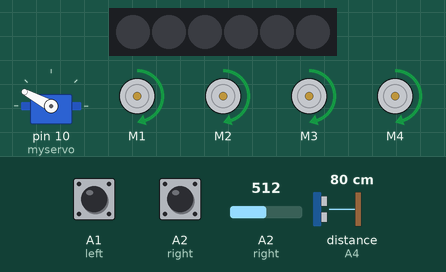
This sketch was run on a simulated Arduino Uno, built with avr-gcc and run on an emulated ATmega328P. Shown: 6 RGB LEDs in strip order, left to right, servo, 4 × DC motor (green arrow = forward, orange = backward, longer = faster). Inputs (shaded band) come from the test bench; at power-on: distance to the obstacle (sensor on A4) 80 cm, A1 (left) HIGH, A2 (right) HIGH, A2 (right) = 512. The echo pulse lasts 58.3 µs per cm.

Above: at 3.7 s.
3.8 s: distance to the obstacle (sensor on A4) set to 22 cm
5.3 s: distance to the obstacle (sensor on A4) set to 19 cm
At 5.9 s:
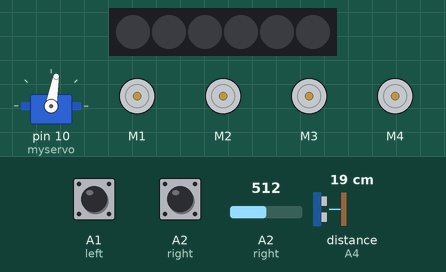
At 8.8 s:
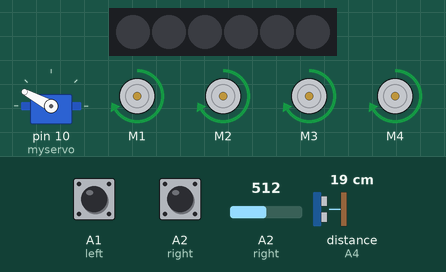
10.7 s: distance to the obstacle (sensor on A4) set to 35 cm
12.2 s: A1 (left) pulled LOW for 3.2 s
16.9 s: A2 (right) pulled LOW for 0.15 s
At 17.5 s:
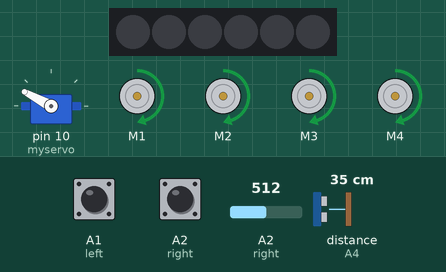
18.5 s: A2 (right) pulled LOW for 3.2 s
At 18.8 s:
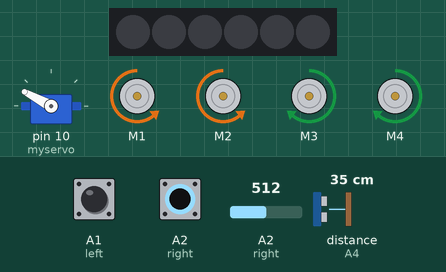
Timing chart, 0 to 23.2 s (numbered marks = the images above; inputs shaded):
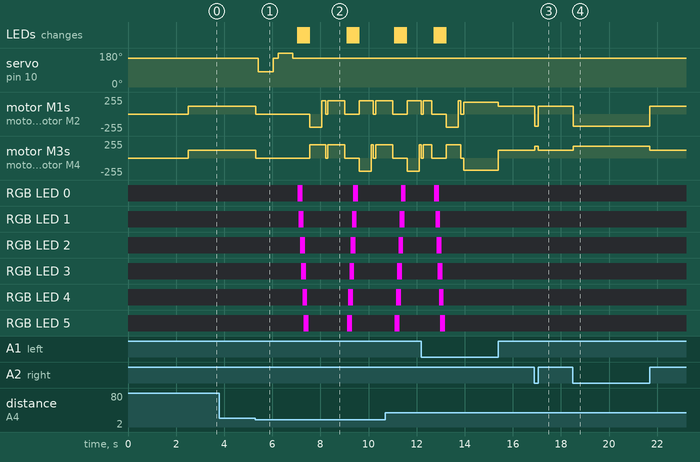

The sketch:

arduino_sourceCode.ino
```cpp
#include <AFMotor.h>
#include <NewPing.h>
#include <Servo.h>
#include <Adafruit_NeoPixel.h>


//constante senzor ultrasunete
#define TRIG_PIN A5
#define ECHO_PIN A4
#define MAX_DISTANCE 200

//constante senzori infrarosii
#define MAX_SPEED 190
#define MAX_SPEED_OFFSET 20
#define left A1
#define right A2
#define pinLed 14

//instantiere senzor ultrasunete
NewPing sonar(TRIG_PIN, ECHO_PIN, MAX_DISTANCE);

//instantiere strip led-uri
Adafruit_NeoPixel strip = Adafruit_NeoPixel(6, 14, NEO_GRB + NEO_KHZ800);

//instantiere motoare
AF_DCMotor motor1(1, MOTOR12_1KHZ);
AF_DCMotor motor2(2, MOTOR12_1KHZ);
AF_DCMotor motor3(3, MOTOR34_1KHZ);
AF_DCMotor motor4(4, MOTOR34_1KHZ);

//instantiere servormotor
Servo myservo;

//variabile auxiliare
boolean goesForward=false;
int distance = 100;
int speedSet = 0;

void setup() {

  //configuare pini
  pinMode(pinLed, OUTPUT);
  pinMode(left,INPUT);
  pinMode(right,INPUT);

  //pornire strip led-uri
  strip.begin();

  //pornire servormotor
  myservo.attach(10);

  //resetare pozitie servomotor
  myservo.write(152);

  //test senzor
  delay(2000);
  distance = readPing();
  delay(100);
  distance = readPing();
  delay(100);
  distance = readPing();
  delay(100);
  distance = readPing();
  delay(100);
}

void loop() {

////////////FUNCTIONALITATE LINE FOLLOWER//////////////////////////////////////////////////

  //linia nedetectata
  if(digitalRead(left)==0 && digitalRead(right)==0){
	  motor1.run(RELEASE);
    motor2.run(RELEASE);
    motor3.run(RELEASE);
    motor4.run(RELEASE);
  }
  //lina detectata de catre senzorul stang
  else if(digitalRead(left)==0 && !analogRead(right)==0){
    //rotire stanga
    motor1.run(FORWARD);
    motor1.setSpeed(180);
    motor2.run(FORWARD);
    motor2.setSpeed(180);
    motor3.run(BACKWARD);
    motor3.setSpeed(180);
    motor4.run(BACKWARD);
    motor4.setSpeed(180);
  }

  //linia detectata de catre senzorul dreapta
  else if(!digitalRead(left)==0 && digitalRead(right)==0){
    //rotire dreapta
    motor1.run(BACKWARD);
    motor1.setSpeed(180);
    motor2.run(BACKWARD);
    motor2.setSpeed(180);
    motor3.run(FORWARD);
    motor3.setSpeed(180);
    motor4.run(FORWARD);
    motor4.setSpeed(180);
  }
  //line detectata de catre cei doi senzori
  else if(!digitalRead(left)==0 && !digitalRead(right)==0){
	  motor1.run(FORWARD);
    motor1.setSpeed(120);
    motor2.run(FORWARD);
    motor2.setSpeed(120);
    motor3.run(FORWARD);
    motor3.setSpeed(120);
    motor4.run(FORWARD);
    motor4.setSpeed(120);
    obstacleAvoid();
  }

}


////////////FUNCTII FOLOSITE//////////////////////////////////////////////////

	int lookRight()
	{
		myservo.write(80);
		delay(500);
		int distance = readPing();
		delay(100);
		myservo.write(152);
		return distance;
	}

	int lookLeft()
	{
		myservo.write(180);
		delay(500);
		int distance = readPing();
		delay(100);
		myservo.write(152);
		return distance;
		delay(100);
	}

	void moveStop() {
	  motor1.run(RELEASE);
	  motor2.run(RELEASE);
	  motor3.run(RELEASE);
	  motor4.run(RELEASE);
	  }

	void moveForward() {

	 if(!goesForward)
	  {
		goesForward=true;
		motor1.run(FORWARD);
    motor1.setSpeed(200);
		motor2.run(FORWARD);
    motor2.setSpeed(200);
		motor3.run(FORWARD);
    motor3.setSpeed(200);
		motor4.run(FORWARD);
    motor4.setSpeed(200);


	  }
	}

	void moveBackward() {
		goesForward=false;
		motor1.run(BACKWARD);
		motor2.run(BACKWARD);
		motor3.run(BACKWARD);
		motor4.run(BACKWARD);
	  for (speedSet = 0; speedSet < MAX_SPEED; speedSet +=2) // slowly bring the speed up to avoid loading down the batteries too quickly
	  {
		motor1.setSpeed(speedSet);
		motor2.setSpeed(speedSet);
		motor3.setSpeed(speedSet);
		motor4.setSpeed(speedSet);
		delay(5);
	  }
	}

	void turnLeft() {
	  chase_left(strip.Color(255, 0, 255));
	  motor1.run(FORWARD);
    motor1.setSpeed(200);
	  motor2.run(FORWARD);
    motor2.setSpeed(200);
	  motor3.run(BACKWARD);
    motor3.setSpeed(200);
	  motor4.run(BACKWARD);
    motor4.setSpeed(200);
	  delay(500);
	  motor1.run(FORWARD);
	  motor2.run(FORWARD);
	  motor3.run(FORWARD);
	  motor4.run(FORWARD);
	}

	void turnRight() {
	  chase_right(strip.Color(255, 0, 255));
	  motor1.run(BACKWARD);
    motor1.setSpeed(200);
	  motor2.run(BACKWARD);
    motor2.setSpeed(200);
	  motor3.run(FORWARD);
    motor3.setSpeed(200);
	  motor4.run(FORWARD);
    motor4.setSpeed(200);
	  delay(500);
	  motor1.run(FORWARD);
	  motor2.run(FORWARD);
	  motor3.run(FORWARD);
	  motor4.run(FORWARD);
	}

	int readPing() {
	  delay(20);
	  int cm = sonar.ping_cm();
	  if(cm==0)
	  {
		cm = 250;
	  }
	  return cm;
	}

    static void chase_right(uint32_t c) {
    for(uint16_t i=0; i<strip.numPixels()+4; i++) {
    strip.setPixelColor(i , c);
    strip.setPixelColor(i-4, 0);
    strip.show();
    delay(50);
      }
    }

    static void chase_left(uint32_t c) {
    for(uint16_t i=strip.numPixels()+4; i>=1; i--) {
    strip.setPixelColor(i-1-4 , c);
    strip.setPixelColor(i-1, 0);
    strip.show();
    delay(50);
      }
    }

    static void obstacleAvoid(){
      ////////////FUNCTIONALITATE OCOLIRE OBSTACOLE//////////////////////////////////////////////////

       //resetare distante la fiecare iteratie
       int distanceR = 0;
       int distanceL =  0;

       //daca distanta este mai mica de 30cm pana la obstacol
       if(distance<=20)
       {
        moveStop();
        delay(100);
        distanceR = lookRight();
        delay(200);
        distanceL = lookLeft();
        delay(200);

        if(distanceR>=distanceL)
        {
        turnRight();
        delay(150);
        moveStop();
        delay(100);
    motor1.setSpeed(200);
    motor1.run(FORWARD);
    motor2.setSpeed(200);
    motor2.run(FORWARD);
    motor3.setSpeed(200);
    motor3.run(FORWARD);
    motor4.setSpeed(200);
    motor4.run(FORWARD);
        delay(700);
        moveStop();
        delay(100);

        turnLeft();
        delay(80);
        moveStop();
        delay(100);

    motor1.run(FORWARD);
    motor1.setSpeed(200);
    motor2.run(FORWARD);
    motor2.setSpeed(200);
    motor3.run(FORWARD);
    motor3.setSpeed(200);
    motor4.run(FORWARD);
    motor4.setSpeed(200);
        delay(700);
        moveStop();
        delay(100);


        turnLeft();
        delay(80);
        moveStop();
        delay(100);

    motor1.run(FORWARD);
    motor1.setSpeed(200);
    motor2.run(FORWARD);
    motor2.setSpeed(200);
    motor3.run(FORWARD);
    motor3.setSpeed(200);
    motor4.run(FORWARD);
    motor4.setSpeed(200);

        delay(350);
        moveStop();
        delay(100);

        turnRight();
        delay(90);
        moveStop();
        delay(100);
        }else
        {
         turnLeft();
        delay(150);
        moveStop();
        delay(100);
    motor1.setSpeed(200);
    motor1.run(FORWARD);
    motor2.setSpeed(200);
    motor2.run(FORWARD);
    motor3.setSpeed(200);
    motor3.run(FORWARD);
    motor4.setSpeed(200);
    motor4.run(FORWARD);
        delay(500);
        moveStop();
        delay(100);

        turnRight();
        delay(80);
        moveStop();
        delay(100);

    motor1.run(FORWARD);
    motor1.setSpeed(200);
    motor2.run(FORWARD);
    motor2.setSpeed(200);
    motor3.run(FORWARD);
    motor3.setSpeed(200);
    motor4.run(FORWARD);
    motor4.setSpeed(200);
        delay(700);
        moveStop();
        delay(100);


        turnRight();
        delay(80);
        moveStop();
        delay(100);

    motor1.run(FORWARD);
    motor1.setSpeed(200);
    motor2.run(FORWARD);
    motor2.setSpeed(200);
    motor3.run(FORWARD);
    motor3.setSpeed(200);
    motor4.run(FORWARD);
    motor4.setSpeed(200);

        delay(1150);
        moveStop();
        delay(100);

        turnLeft();
        delay(90);
        moveStop();
        delay(100);
        }
       }
       distance = readPing();
    }
```

Measured:
- the behaviour switches between 21 and 20 cm on distance to the obstacle (sensor on A4) (found by bisection; images 0 and 1)
- after the input at 3.8 s, every drawn part: stays the same
- after the input at 5.3 s, servo on pin 10 (myservo): 152° → 80° after 0.11 s, → 152° 0.62 s later, → 180° 0.20 s later, → 152° 0.62 s later; motor M1: forward 120/255 → stopped at once, → backward 200/255 2.2 s later, → forward 200/255 0.50 s later, → stopped 0.15 s later, … (9 changes in this stretch)
- after the input at 16.9 s, motor M1, motor M2: forward 120/255 → backward 180/255 at once, → forward 120/255 0.13 s later; motor M3, motor M4: forward 120/255 → forward 180/255 at once, → forward 120/255 0.13 s later
- after the input at 18.5 s, motor M1, motor M2: forward 120/255 → backward 180/255 at once, → forward 120/255 3.2 s later; motor M3, motor M4: forward 120/255 → forward 180/255 at once, → forward 120/255 3.2 s later
